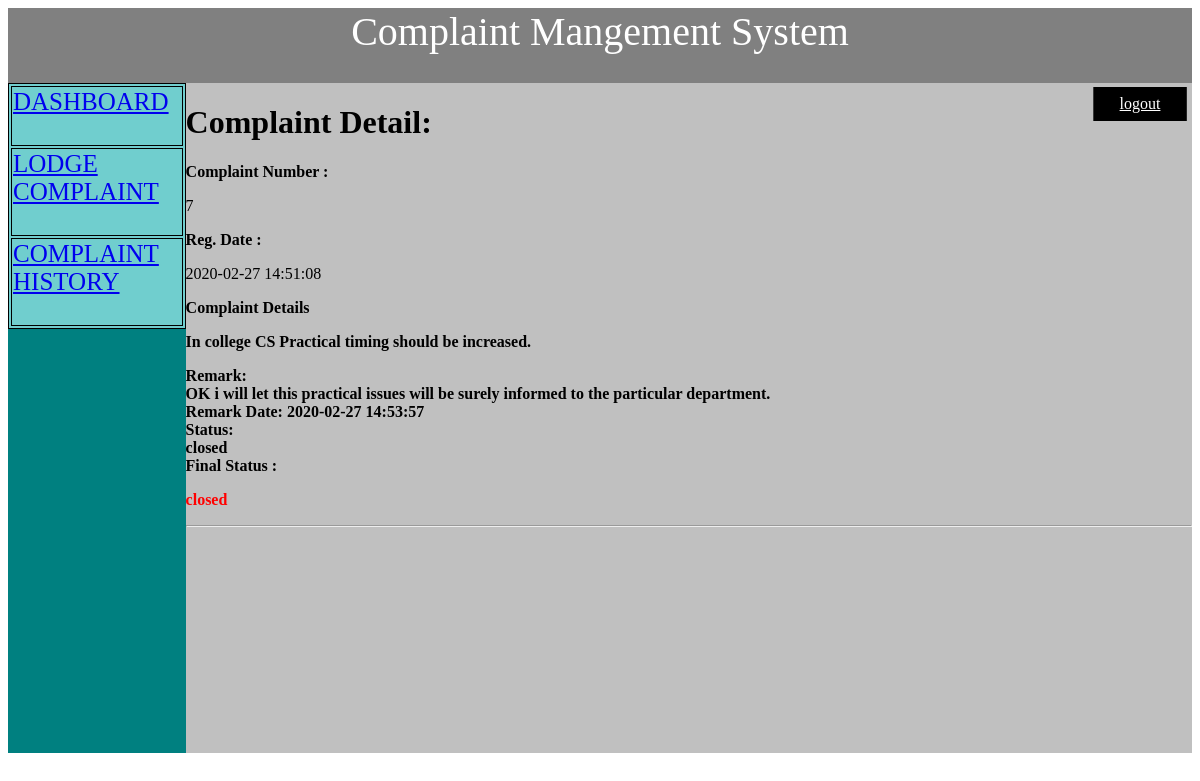
/complaint-details.php?cid=7 (signed in), run on the app's committed database.
### tables this page shows
CREATE TABLE `tblcomplaints` (
  `complaintNumber` int(11) NOT NULL,
  `userId` int(11) DEFAULT NULL,
  `complaintDetails` mediumtext DEFAULT NULL,
  `regDate` timestamp NULL DEFAULT current_timestamp(),
  `status` varchar(50) DEFAULT NULL,
  `lastUpdationDate` timestamp NULL DEFAULT NULL ON UPDATE current_timestamp()
);

CREATE TABLE `complaintremark` (
  `id` int(11) NOT NULL,
  `complaintNumber` int(11) NOT NULL,
  `status` varchar(255) NOT NULL,
  `remark` mediumtext NOT NULL,
  `remarkDate` timestamp NOT NULL DEFAULT current_timestamp()
);

### complaint-details.php (the view, shortened to what this page needs)
<?php
include('includes/config.php');
if(strlen($_SESSION['login'])==0)
  {
header('location:scall.php');
}
else{
?>
<html>
<head><link rel="stylesheet" type="text/css" href="s.css"></head>
<body>
<div class="main">
<div class="nav">Complaint Mangement System </div>
<div class="left">
			<form>
			<table>
			<tr><td><a href="dashboard.php">Dashboard</a> <br><br> </td></tr>
			<tr><td><a href="register-complaint.php">Lodge Complaint</a><br><br> </td></tr>
			<tr><td><a href="complaint-history.php">Complaint History</a><br><br></td></tr>
			</table>
			</form>
</div>
<div class="content"><a href="logout.php" class="btnn">logout</a>
<h1>Complaint Detail:</h1>
<?php
$query=mysqli_query($conn,"select * from tblcomplaints where userId='".$_SESSION['id']."' and complaintNumber='".$_GET['cid']."'");
while($row=mysqli_fetch_array($query))
{?>
          	<div >
            <label><b>Complaint Number : </b></label>
          	<div >
          	<p><?php echo $row['complaintNumber'];?></p>
          	</div>
            <label><b>Reg. Date :</b></label>
            <div>
            <p><?php echo $row['regDate'];?></p>
            </div>
          	</div>
            <div>
            <label><b>Complaint Details </label>
            <div>
            <p><?php echo $row['complaintDetails'];?></p>
            </div>
	        </div>
<?php
$ret=mysqli_query($conn,"select complaintremark.remark as remark,complaintremark.status as sstatus,complaintremark.remarkDate as rdate from complaintremark join tblcomplaints on tblcomplaints.complaintNumber=complaintremark.complaintNumber where complaintremark.complaintNumber='".$_GET['cid']."'");
while($rw=mysqli_fetch_array($ret))
{
?>
    <div>
    <label><b>Remark:</b></label>
    <div>
    <?php echo  $rw['remark']; ?>&nbsp;&nbsp; <br /><b>Remark Date: <?php echo  $rw['rdate']; ?></b>
    </div>
    </div>
    <div>
    <label><b>Status:</b></label>
    <div>
    <?php echo  $rw['sstatus']; ?>
    </div>
    </div>
    <?php } ?>
    <div>
    <label><b>Final Status :</b></label>
    <div>
    <p style="color:red">
	<?php
    if($row['status']=="NULL" || $row['status']=="" )
     {
      echo "Not Process yet";
     }
	else
	 {
      echo $row['status'];
     }
     ?>
	</p>
    </div>
    </div>
    <?php
}
?>
<hr>
</body>
</html>
<?php
}
?>

### s.css (style rules this page uses)
div.nav { background-color: gray; width: 100%; height: 75px; text-align: center; font-size: 40px; color: white; }
div.left { background-color: #008080; width: 15%; height: 670px; float: left; }
div.left table,tr,td { border: 1px solid black; outline: none; height: 15px; width:100%; background: #70cece; color: #000000; text-transform:uppercase; font-size: 25px; }
div.content { background-color: #C0C0C0; width: 85%; height: 670px; float: left; overflow: scroll; }
.btnn { border:1px solid #000; padding:7px 25px; color:white; text-decoration:excellance; background-color:black; position:absolute; top:13%; left:95%; transform:translate(-50%,-50%); }

### data on the page
tblcomplaints: complaintNumber "7", regDate "2020-02-27 14:51:08", complaintDetails "In college CS Practical timing should be increased.", status "closed"
complaintremark: remark "OK i will let this practical issues will be surely informed to the particular department.", remarkDate "2020-02-27 14:53:57", status "closed"
